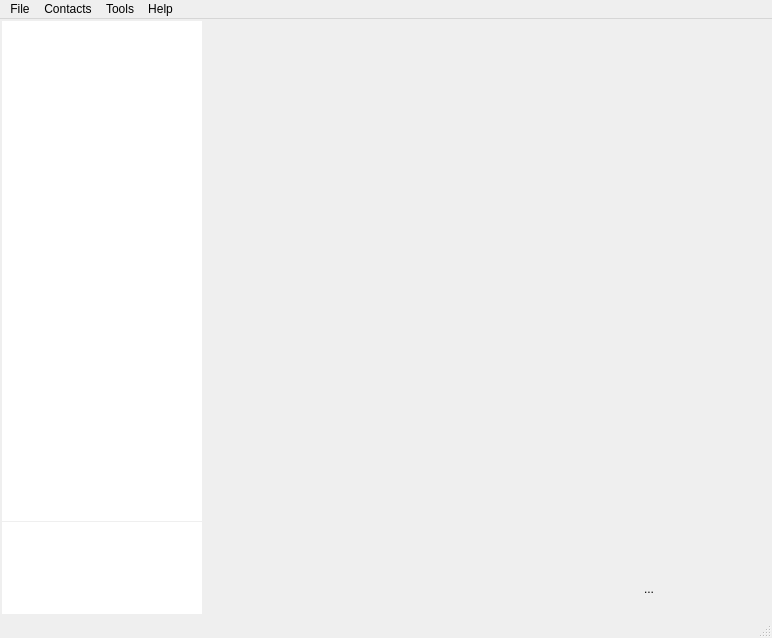
<?xml version="1.0" encoding="UTF-8"?>
<ui version="4.0">
 <class>MainWindow</class>
 <widget class="QMainWindow" name="MainWindow">
  <property name="geometry">
   <rect>
    <x>0</x>
    <y>0</y>
    <width>772</width>
    <height>638</height>
   </rect>
  </property>
  <property name="windowTitle">
   <string>MainWindow</string>
  </property>
  <widget class="QWidget" name="centralWidget">
   <layout class="QGridLayout" name="gridLayout">
    <property name="margin">
     <number>2</number>
    </property>
    <property name="spacing">
     <number>2</number>
    </property>
    <item row="2" column="1">
     <widget class="QFrame" name="quickNavBar">
      <property name="minimumSize">
       <size>
        <width>0</width>
        <height>50</height>
       </size>
      </property>
      <property name="maximumSize">
       <size>
        <width>16777215</width>
        <height>50</height>
       </size>
      </property>
      <property name="frameShape">
       <enum>QFrame::Panel</enum>
      </property>
      <property name="frameShadow">
       <enum>QFrame::Plain</enum>
      </property>
      <property name="lineWidth">
       <number>0</number>
      </property>
      <layout class="QGridLayout" name="gridLayout_2">
       <property name="margin">
        <number>2</number>
       </property>
       <property name="spacing">
        <number>2</number>
       </property>
       <item row="0" column="0">
        <widget class="QToolButton" name="pdfButton">
         <property name="focusPolicy">
          <enum>Qt::NoFocus</enum>
         </property>
         <property name="text">
          <string/>
         </property>
         <property name="icon">
          <iconset>
           <normalon>:/PDFIcon</normalon>
          </iconset>
         </property>
         <property name="iconSize">
          <size>
           <width>48</width>
           <height>48</height>
          </size>
         </property>
         <property name="autoRaise">
          <bool>true</bool>
         </property>
        </widget>
       </item>
       <item row="0" column="1">
        <widget class="QToolButton" name="printButton">
         <property name="focusPolicy">
          <enum>Qt::NoFocus</enum>
         </property>
         <property name="text">
          <string/>
         </property>
         <property name="icon">
          <iconset>
           <normalon>:/PrintIcon</normalon>
          </iconset>
         </property>
         <property name="iconSize">
          <size>
           <width>48</width>
           <height>48</height>
          </size>
         </property>
         <property name="autoRaise">
          <bool>true</bool>
         </property>
        </widget>
       </item>
       <item row="0" column="2">
        <widget class="QToolButton" name="closeButton">
         <property name="focusPolicy">
          <enum>Qt::NoFocus</enum>
         </property>
         <property name="text">
          <string>...</string>
         </property>
         <property name="icon">
          <iconset>
           <normalon>:/icons/close.png</normalon>
          </iconset>
         </property>
         <property name="iconSize">
          <size>
           <width>48</width>
           <height>48</height>
          </size>
         </property>
         <property name="autoRaise">
          <bool>true</bool>
         </property>
        </widget>
       </item>
      </layout>
     </widget>
    </item>
    <item row="0" column="0" rowspan="3">
     <widget class="QWidget" name="navContainer" native="true">
      <property name="sizePolicy">
       <sizepolicy hsizetype="Fixed" vsizetype="Expanding">
        <horstretch>200</horstretch>
        <verstretch>0</verstretch>
       </sizepolicy>
      </property>
      <property name="minimumSize">
       <size>
        <width>200</width>
        <height>0</height>
       </size>
      </property>
      <property name="maximumSize">
       <size>
        <width>200</width>
        <height>16777215</height>
       </size>
      </property>
      <layout class="QVBoxLayout" name="verticalLayout">
       <property name="spacing">
        <number>1</number>
       </property>
       <property name="margin">
        <number>0</number>
       </property>
       <item>
        <widget class="NavPanel" name="navPanel">
         <property name="sizePolicy">
          <sizepolicy hsizetype="Fixed" vsizetype="MinimumExpanding">
           <horstretch>0</horstretch>
           <verstretch>0</verstretch>
          </sizepolicy>
         </property>
         <property name="minimumSize">
          <size>
           <width>200</width>
           <height>500</height>
          </size>
         </property>
         <property name="maximumSize">
          <size>
           <width>200</width>
           <height>500</height>
          </size>
         </property>
         <property name="frameShape">
          <enum>QFrame::Panel</enum>
         </property>
         <property name="frameShadow">
          <enum>QFrame::Plain</enum>
         </property>
         <property name="lineWidth">
          <number>0</number>
         </property>
         <property name="verticalScrollBarPolicy">
          <enum>Qt::ScrollBarAlwaysOff</enum>
         </property>
         <property name="horizontalScrollBarPolicy">
          <enum>Qt::ScrollBarAlwaysOff</enum>
         </property>
        </widget>
       </item>
       <item>
        <widget class="QListWidget" name="listWidget">
         <property name="frameShape">
          <enum>QFrame::Panel</enum>
         </property>
         <property name="frameShadow">
          <enum>QFrame::Plain</enum>
         </property>
         <property name="lineWidth">
          <number>0</number>
         </property>
         <property name="alternatingRowColors">
          <bool>true</bool>
         </property>
         <property name="wordWrap">
          <bool>true</bool>
         </property>
        </widget>
       </item>
      </layout>
     </widget>
    </item>
    <item row="1" column="1">
     <widget class="QStackedWidget" name="stackedWidget">
      <property name="sizePolicy">
       <sizepolicy hsizetype="Expanding" vsizetype="Expanding">
        <horstretch>0</horstretch>
        <verstretch>0</verstretch>
       </sizepolicy>
      </property>
      <property name="styleSheet">
       <string notr="true"/>
      </property>
      <widget class="QWidget" name="page"/>
     </widget>
    </item>
   </layout>
  </widget>
  <widget class="QMenuBar" name="menuBar">
   <property name="geometry">
    <rect>
     <x>0</x>
     <y>0</y>
     <width>772</width>
     <height>25</height>
    </rect>
   </property>
   <widget class="QMenu" name="menuFile">
    <property name="title">
     <string>File</string>
    </property>
    <widget class="QMenu" name="menuNew">
     <property name="title">
      <string>New</string>
     </property>
     <widget class="QMenu" name="menuReport">
      <property name="title">
       <string>Report</string>
      </property>
      <addaction name="actionBASReport"/>
      <addaction name="actionProfit_LossReport"/>
      <addaction name="actionBreakdownReport"/>
     </widget>
     <addaction name="actionQuote"/>
     <addaction name="actionInvoice"/>
     <addaction name="actionExpense"/>
     <addaction name="menuReport"/>
    </widget>
    <addaction name="menuNew"/>
    <addaction name="actionClose"/>
    <addaction name="actionPrint"/>
    <addaction name="actionPDF"/>
    <addaction name="separator"/>
    <addaction name="actionExit"/>
   </widget>
   <widget class="QMenu" name="menuHelp">
    <property name="layoutDirection">
     <enum>Qt::LeftToRight</enum>
    </property>
    <property name="title">
     <string>Help</string>
    </property>
    <property name="separatorsCollapsible">
     <bool>false</bool>
    </property>
    <addaction name="actionAbout_Qt"/>
    <addaction name="actionAbout"/>
   </widget>
   <widget class="QMenu" name="menuContacts">
    <property name="title">
     <string>Contacts</string>
    </property>
    <widget class="QMenu" name="menuAdd_Contact">
     <property name="title">
      <string>Add Contact</string>
     </property>
     <addaction name="actionCompanyContact"/>
     <addaction name="actionPersonalContact"/>
    </widget>
    <widget class="QMenu" name="menuFind_Contact">
     <property name="title">
      <string>Find Contact</string>
     </property>
     <addaction name="actionCompanyFind"/>
     <addaction name="actionPersonalFind"/>
    </widget>
    <addaction name="menuAdd_Contact"/>
    <addaction name="menuFind_Contact"/>
   </widget>
   <widget class="QMenu" name="menuTools">
    <property name="title">
     <string>Tools</string>
    </property>
    <addaction name="actionCalculator"/>
    <addaction name="actionSettings"/>
   </widget>
   <addaction name="menuFile"/>
   <addaction name="menuContacts"/>
   <addaction name="menuTools"/>
   <addaction name="menuHelp"/>
  </widget>
  <widget class="QStatusBar" name="statusBar"/>
  <action name="actionAbout">
   <property name="text">
    <string>About</string>
   </property>
   <property name="iconVisibleInMenu">
    <bool>true</bool>
   </property>
  </action>
  <action name="actionExit">
   <property name="icon">
    <iconset>
     <normalon>:/ExitIcon</normalon>
    </iconset>
   </property>
   <property name="text">
    <string>Exit</string>
   </property>
   <property name="iconVisibleInMenu">
    <bool>true</bool>
   </property>
  </action>
  <action name="actionAbout_Qt">
   <property name="text">
    <string>About Qt</string>
   </property>
   <property name="iconVisibleInMenu">
    <bool>true</bool>
   </property>
  </action>
  <action name="actionCalculator">
   <property name="icon">
    <iconset>
     <normalon>:/CalcIcon</normalon>
    </iconset>
   </property>
   <property name="text">
    <string>Calculator</string>
   </property>
   <property name="iconVisibleInMenu">
    <bool>true</bool>
   </property>
  </action>
  <action name="actionSettings">
   <property name="icon">
    <iconset>
     <normalon>:/Settings</normalon>
    </iconset>
   </property>
   <property name="text">
    <string>Settings</string>
   </property>
   <property name="iconVisibleInMenu">
    <bool>true</bool>
   </property>
  </action>
  <action name="actionPrint">
   <property name="icon">
    <iconset>
     <normalon>:/PrintIcon</normalon>
    </iconset>
   </property>
   <property name="text">
    <string>Print</string>
   </property>
   <property name="iconVisibleInMenu">
    <bool>true</bool>
   </property>
  </action>
  <action name="actionPDF">
   <property name="icon">
    <iconset>
     <normalon>:/PDFIcon</normalon>
    </iconset>
   </property>
   <property name="text">
    <string>PDF</string>
   </property>
   <property name="iconVisibleInMenu">
    <bool>true</bool>
   </property>
  </action>
  <action name="actionClose">
   <property name="icon">
    <iconset>
     <normalon>:/CloseIcon</normalon>
    </iconset>
   </property>
   <property name="text">
    <string>Close</string>
   </property>
   <property name="iconVisibleInMenu">
    <bool>true</bool>
   </property>
  </action>
  <action name="actionQuote">
   <property name="icon">
    <iconset>
     <normalon>:/QuoteIcon</normalon>
    </iconset>
   </property>
   <property name="text">
    <string>Quote</string>
   </property>
   <property name="iconVisibleInMenu">
    <bool>true</bool>
   </property>
  </action>
  <action name="actionInvoice">
   <property name="icon">
    <iconset>
     <normalon>:/InvoiceIcon</normalon>
    </iconset>
   </property>
   <property name="text">
    <string>Invoice</string>
   </property>
   <property name="iconVisibleInMenu">
    <bool>true</bool>
   </property>
  </action>
  <action name="actionExpense">
   <property name="icon">
    <iconset>
     <normalon>:/ExpenseIcon</normalon>
    </iconset>
   </property>
   <property name="text">
    <string>Expense</string>
   </property>
   <property name="iconVisibleInMenu">
    <bool>true</bool>
   </property>
  </action>
  <action name="actionBASReport">
   <property name="icon">
    <iconset>
     <normalon>:/ReportsIcon</normalon>
    </iconset>
   </property>
   <property name="text">
    <string>BAS</string>
   </property>
   <property name="iconVisibleInMenu">
    <bool>true</bool>
   </property>
  </action>
  <action name="actionProfit_LossReport">
   <property name="icon">
    <iconset>
     <normalon>:/ReportsIcon</normalon>
    </iconset>
   </property>
   <property name="text">
    <string>Profit &amp;&amp; Loss</string>
   </property>
   <property name="iconVisibleInMenu">
    <bool>true</bool>
   </property>
  </action>
  <action name="actionBreakdownReport">
   <property name="icon">
    <iconset>
     <normalon>:/ReportsIcon</normalon>
    </iconset>
   </property>
   <property name="text">
    <string>Breakdown</string>
   </property>
   <property name="iconVisibleInMenu">
    <bool>true</bool>
   </property>
  </action>
  <action name="actionCompanyContact">
   <property name="icon">
    <iconset>
     <normalon>:/CompanyIcon</normalon>
    </iconset>
   </property>
   <property name="text">
    <string>Company</string>
   </property>
   <property name="iconVisibleInMenu">
    <bool>true</bool>
   </property>
  </action>
  <action name="actionPersonalContact">
   <property name="icon">
    <iconset>
     <normalon>:/ContactIcon</normalon>
    </iconset>
   </property>
   <property name="text">
    <string>Personal</string>
   </property>
   <property name="iconVisibleInMenu">
    <bool>true</bool>
   </property>
  </action>
  <action name="actionCompanyFind">
   <property name="icon">
    <iconset>
     <normalon>:/CompanyIcon</normalon>
    </iconset>
   </property>
   <property name="text">
    <string>Company</string>
   </property>
   <property name="iconVisibleInMenu">
    <bool>true</bool>
   </property>
  </action>
  <action name="actionPersonalFind">
   <property name="icon">
    <iconset>
     <normalon>:/ContactIcon</normalon>
    </iconset>
   </property>
   <property name="text">
    <string>Personal</string>
   </property>
   <property name="iconVisibleInMenu">
    <bool>true</bool>
   </property>
  </action>
 </widget>
 <layoutdefault spacing="6" margin="11"/>
 <customwidgets>
  <customwidget>
   <class>NavPanel</class>
   <extends>QGraphicsView</extends>
   <header location="global">navpanel.h</header>
  </customwidget>
 </customwidgets>
 <resources/>
 <connections/>
</ui>
